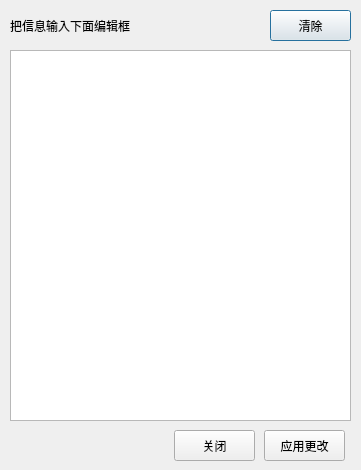
<?xml version="1.0" encoding="UTF-8"?>
<ui version="4.0">
 <class>editorDialog</class>
 <widget class="QDialog" name="editorDialog">
  <property name="geometry">
   <rect>
    <x>0</x>
    <y>0</y>
    <width>361</width>
    <height>470</height>
   </rect>
  </property>
  <property name="maximumSize">
   <size>
    <width>361</width>
    <height>470</height>
   </size>
  </property>
  <property name="windowTitle">
   <string>表编辑框</string>
  </property>
  <property name="windowIcon">
   <iconset resource="rc.qrc">
    <normaloff>:/new/prefix2/rc/action/Write.ico</normaloff>:/new/prefix2/rc/action/Write.ico</iconset>
  </property>
  <widget class="QTextEdit" name="textEdit">
   <property name="geometry">
    <rect>
     <x>10</x>
     <y>50</y>
     <width>341</width>
     <height>371</height>
    </rect>
   </property>
   <property name="font">
    <font>
     <pointsize>10</pointsize>
    </font>
   </property>
   <property name="html">
    <string>&lt;!DOCTYPE HTML PUBLIC &quot;-//W3C//DTD HTML 4.0//EN&quot; &quot;http://www.w3.org/TR/REC-html40/strict.dtd&quot;&gt;
&lt;html&gt;&lt;head&gt;&lt;meta name=&quot;qrichtext&quot; content=&quot;1&quot; /&gt;&lt;style type=&quot;text/css&quot;&gt;
p, li { white-space: pre-wrap; }
&lt;/style&gt;&lt;/head&gt;&lt;body style=&quot; font-family:'SimSun'; font-size:10pt; font-weight:400; font-style:normal;&quot;&gt;
&lt;p style=&quot;-qt-paragraph-type:empty; margin-top:0px; margin-bottom:0px; margin-left:0px; margin-right:0px; -qt-block-indent:0; text-indent:0px; font-family:'宋体';&quot;&gt;&lt;/p&gt;&lt;/body&gt;&lt;/html&gt;</string>
   </property>
  </widget>
  <widget class="QLabel" name="label">
   <property name="geometry">
    <rect>
     <x>10</x>
     <y>10</y>
     <width>131</width>
     <height>31</height>
    </rect>
   </property>
   <property name="text">
    <string>把信息输入下面编辑框</string>
   </property>
  </widget>
  <widget class="QPushButton" name="clearButton">
   <property name="geometry">
    <rect>
     <x>270</x>
     <y>10</y>
     <width>81</width>
     <height>31</height>
    </rect>
   </property>
   <property name="text">
    <string>清除</string>
   </property>
   <property name="icon">
    <iconset resource="rc.qrc">
     <normaloff>:/new/prefix1/rc/action/edit_clear.png</normaloff>:/new/prefix1/rc/action/edit_clear.png</iconset>
   </property>
  </widget>
  <widget class="QPushButton" name="closeButton">
   <property name="geometry">
    <rect>
     <x>174</x>
     <y>430</y>
     <width>81</width>
     <height>31</height>
    </rect>
   </property>
   <property name="text">
    <string>关闭</string>
   </property>
   <property name="icon">
    <iconset resource="rc.qrc">
     <normaloff>:/new/prefix1/rc/action/Cancel.ico</normaloff>:/new/prefix1/rc/action/Cancel.ico</iconset>
   </property>
  </widget>
  <widget class="QPushButton" name="applyButton">
   <property name="geometry">
    <rect>
     <x>264</x>
     <y>430</y>
     <width>81</width>
     <height>31</height>
    </rect>
   </property>
   <property name="text">
    <string>应用更改</string>
   </property>
   <property name="icon">
    <iconset resource="rc.qrc">
     <normaloff>:/new/prefix1/rc/action/Ok.ico</normaloff>:/new/prefix1/rc/action/Ok.ico</iconset>
   </property>
  </widget>
 </widget>
 <resources>
  <include location="rc.qrc"/>
 </resources>
 <connections/>
</ui>
